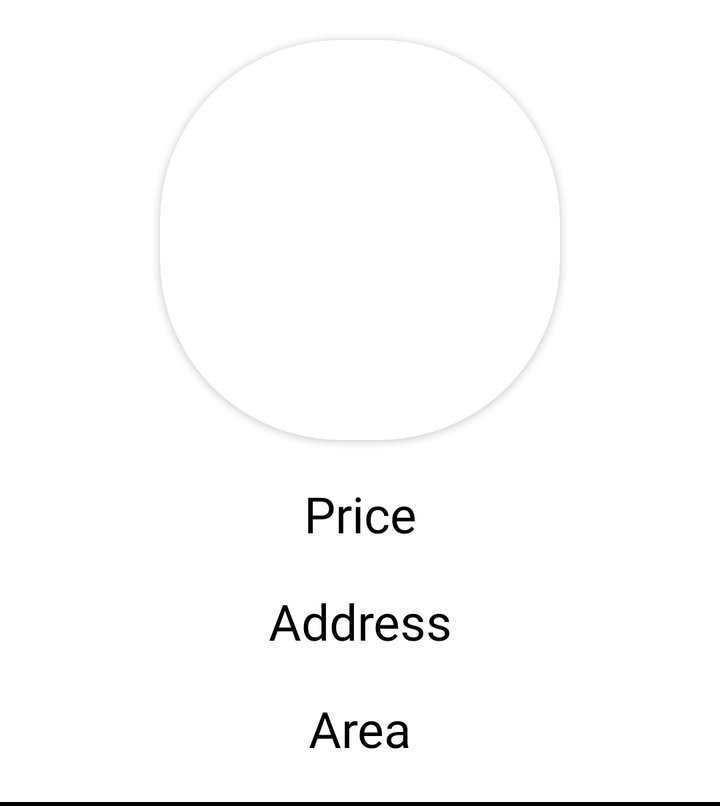
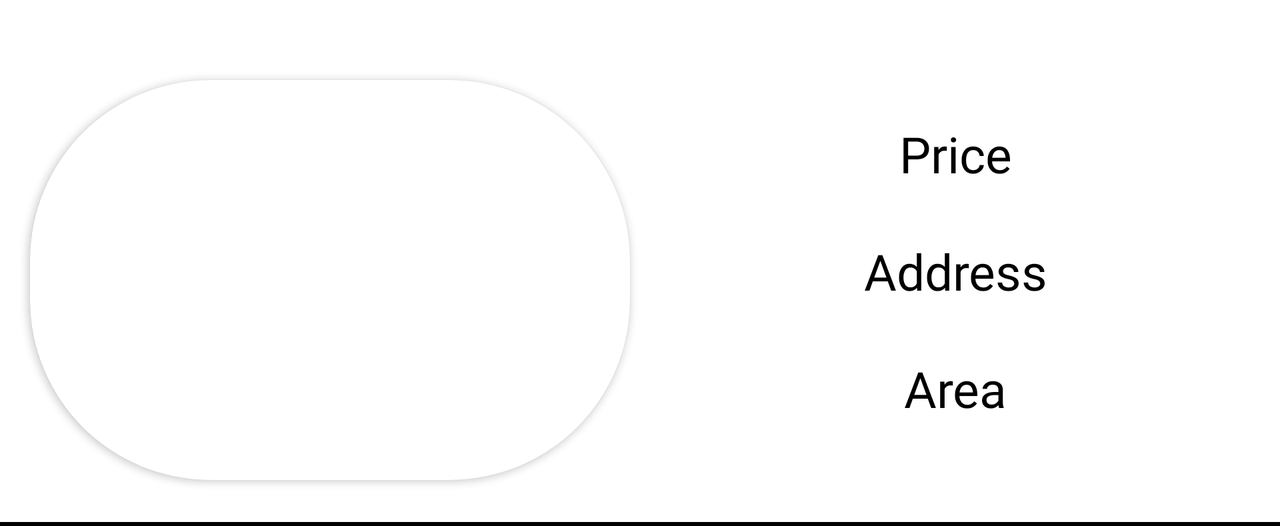

Two renders of one Android screen. The first uses the default layout on a phone; the second uses the alternative layout the repository ships for a different screen configuration, on a matching device. The two XML files are below.
<!-- AndroidManifest.xml: application theme Theme.FlatHouse -->
<!-- res/layout/flat_item.xml -->
<?xml version="1.0" encoding="utf-8"?>
<androidx.constraintlayout.widget.ConstraintLayout
    xmlns:app="http://schemas.android.com/apk/res-auto"
    xmlns:android="http://schemas.android.com/apk/res/android"
    android:layout_width="match_parent"
    android:layout_height="wrap_content">

    <androidx.cardview.widget.CardView
        android:id="@+id/cardView"
        android:elevation="10dp"
        android:layout_width="200dp"
        android:layout_height="200dp"
        android:layout_gravity="center"
        android:layout_marginTop="20dp"
        app:cardCornerRadius="90dp"
        app:layout_constraintLeft_toLeftOf="parent"
        app:layout_constraintTop_toTopOf="parent"
        app:layout_constraintRight_toRightOf="parent">

        <ImageView
            android:id="@+id/objectImage"
            android:layout_width="200dp"
            android:layout_height="200dp"/>

    </androidx.cardview.widget.CardView>

    <TextView
        android:id="@+id/priceText"
        android:text="Price"
        android:textSize="25sp"
        android:textColor="?attr/colorOnSecondary"
        android:textAlignment="center"
        android:layout_width="200dp"
        android:layout_height="wrap_content"
        android:layout_marginTop="20dp"
        app:layout_constraintLeft_toLeftOf="parent"
        app:layout_constraintRight_toRightOf="parent"
        app:layout_constraintTop_toBottomOf="@id/cardView"/>

    <TextView
        android:id="@+id/addressText"
        android:text="Address"
        android:textSize="25sp"
        android:textColor="?attr/colorOnSecondary"
        android:textAlignment="center"
        android:layout_width="200dp"
        android:layout_height="wrap_content"
        android:layout_marginTop="20dp"
        app:layout_constraintLeft_toLeftOf="parent"
        app:layout_constraintRight_toRightOf="parent"
        app:layout_constraintTop_toBottomOf="@id/priceText"/>

    <TextView
        android:id="@+id/areaText"
        android:text="Area"
        android:textSize="25sp"
        android:textColor="?attr/colorOnSecondary"
        android:textAlignment="center"
        android:layout_width="200dp"
        android:layout_height="wrap_content"
        android:layout_marginTop="20dp"
        app:layout_constraintLeft_toLeftOf="parent"
        app:layout_constraintRight_toRightOf="parent"
        app:layout_constraintTop_toBottomOf="@id/addressText"/>

    <View
        android:id="@+id/divider"
        android:layout_width="match_parent"
        android:layout_height="2dp"
        android:layout_marginTop="20dp"
        android:background="?attr/colorOnSecondary"
        app:layout_constraintLeft_toRightOf="parent"
        app:layout_constraintRight_toRightOf="parent"
        app:layout_constraintTop_toBottomOf="@id/areaText"/>



</androidx.constraintlayout.widget.ConstraintLayout>
<!-- resources referenced by this layout -->
<resources>
  <style name="Theme.FlatHouse" parent="Theme.MaterialComponents.DayNight.NoActionBar">
          
          <item name="colorPrimary">@color/blue</item>
          <item name="colorPrimaryVariant">@color/indigo</item>
          <item name="colorOnPrimary">@color/white</item>
          
          <item name="colorSecondary">@color/teal</item>
          <item name="colorSecondaryVariant">@color/teal</item>
          <item name="colorOnSecondary">@color/black</item>
          
          <item name="android:windowTranslucentNavigation">true</item>
          <item name="android:windowTranslucentStatus">true</item>
          <item name="android:windowLightStatusBar">true</item>
          <item name="fontFamily">@font/sfpro</item>
      </style>
  <color name="blue">#2950BF</color>
  <color name="indigo">#A94CF9</color>
  <color name="white">#FFFFFFFF</color>
  <color name="teal">#FF018786</color>
  <color name="black">#FF000000</color>
</resources>
<!-- res/layout-land/flat_item.xml (the repository's variant of the layout above) -->
<!-- drawn on the phone turned sideways -->
<?xml version="1.0" encoding="utf-8"?>
<androidx.constraintlayout.widget.ConstraintLayout
    xmlns:app="http://schemas.android.com/apk/res-auto"
    xmlns:android="http://schemas.android.com/apk/res/android"
    android:layout_width="match_parent"
    android:layout_height="wrap_content">

    <androidx.cardview.widget.CardView
        android:id="@+id/cardView"
        android:elevation="10dp"
        android:layout_width="300dp"
        android:layout_height="200dp"
        android:layout_marginTop="40dp"
        android:layout_gravity="center"
        android:layout_marginStart="15dp"
        app:cardCornerRadius="90dp"
        app:layout_constraintLeft_toLeftOf="parent"
        app:layout_constraintTop_toTopOf="parent">

        <ImageView
            android:id="@+id/objectImage"
            android:layout_width="300dp"
            android:layout_height="200dp"/>

    </androidx.cardview.widget.CardView>

    <TextView
        android:id="@+id/priceText"
        android:text="Price"
        android:textSize="25sp"
        android:textColor="?attr/colorOnSecondary"
        android:textAlignment="center"
        android:layout_width="200dp"
        android:layout_height="wrap_content"
        android:layout_marginTop="60dp"
        app:layout_constraintLeft_toRightOf="@id/cardView"
        app:layout_constraintRight_toRightOf="parent"
        app:layout_constraintTop_toTopOf="parent"/>

    <TextView
        android:id="@+id/addressText"
        android:text="Address"
        android:textSize="25sp"
        android:textColor="?attr/colorOnSecondary"
        android:textAlignment="center"
        android:layout_width="200dp"
        android:layout_height="wrap_content"
        android:layout_marginTop="25dp"
        app:layout_constraintLeft_toRightOf="@id/cardView"
        app:layout_constraintRight_toRightOf="parent"
        app:layout_constraintTop_toBottomOf="@id/priceText"/>

    <TextView
        android:id="@+id/areaText"
        android:text="Area"
        android:textSize="25sp"
        android:textColor="?attr/colorOnSecondary"
        android:textAlignment="center"
        android:layout_width="200dp"
        android:layout_height="wrap_content"
        android:layout_marginTop="25dp"
        app:layout_constraintLeft_toRightOf="@id/cardView"
        app:layout_constraintRight_toRightOf="parent"
        app:layout_constraintTop_toBottomOf="@id/addressText"/>

    <View
        android:id="@+id/divider"
        android:layout_width="match_parent"
        android:layout_height="2dp"
        android:layout_marginTop="50dp"
        android:background="?attr/colorOnSecondary"
        app:layout_constraintLeft_toRightOf="parent"
        app:layout_constraintRight_toRightOf="parent"
        app:layout_constraintTop_toBottomOf="@id/areaText"/>

</androidx.constraintlayout.widget.ConstraintLayout>
